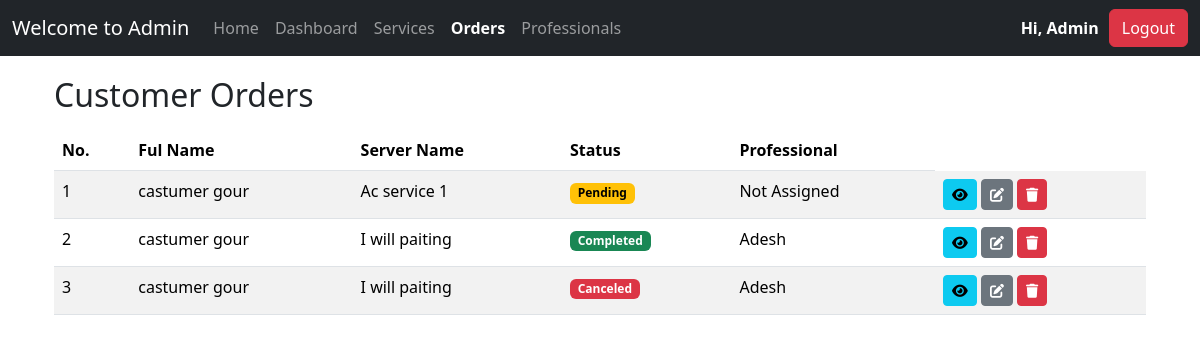
The app's page /admin/orders (signed in) with its own data.
### app/models.py (models this page shows)
class AdminModel(db.Model, UserMixin):
    id = db.Column(TEXT, primary_key=True, default=lambda: str(uuid.uuid4()), unique=True, nullable=False)
    first_name = db.Column(db.String(50), nullable=False)
    last_name = db.Column(db.String(50), nullable=False)
    email = db.Column(db.String(120), unique=True, nullable=False)
    password = db.Column(db.String(128), nullable=False)
    role = db.Column(db.Enum(UserRole), default=UserRole.ADMIN, nullable=False)

class CustomerRequestModel(db.Model):
    id = db.Column(db.Text, primary_key=True, default=lambda: str(uuid.uuid4()), unique=True, nullable=False)
    customer_id = db.Column(db.Text, db.ForeignKey("customer_model.id"), nullable=False)
    service_id = db.Column(db.Integer, db.ForeignKey("service_model.id"), nullable=False)
    professional_id = db.Column(db.Text, db.ForeignKey("professional_model.id"), nullable=True)
    status = db.Column(db.String(20), default="Pending", nullable=False)
    requested_date = db.Column(db.DateTime, default=datetime.utcnow, nullable=False)
    preferred_date = db.Column(db.Date, nullable=True)
    preferred_time = db.Column(db.String(50), nullable=True)
    additional_notes = db.Column(db.Text, nullable=True)
    address = db.Column(db.Text, nullable=False)
    rating = db.Column(db.Float, nullable=True)
    customer = db.relationship("CustomerModel", backref="requests", lazy=True)
    service = db.relationship("ServiceModel", backref="requests", lazy=True)
    professional = db.relationship("ProfessionalModel", backref="requests", lazy=True)

class CustomerModel(db.Model, UserMixin):
        id = db.Column(TEXT, primary_key=True, default=lambda: str(uuid.uuid4()), unique=True, nullable=False)
        first_name = db.Column(db.String(50), nullable=False)
        last_name = db.Column(db.String(50), nullable=False)
        gender = db.Column(db.String(10), nullable=False)
        email=db.Column(db.String(120), unique=True, nullable=False)
        password = db.Column(db.String(128), nullable=False)
        address = db.Column(db.Text, nullable=False)
        pin_code = db.Column(db.String(10), nullable=False)
        created_at = db.Column(db.DateTime(timezone=True), default=func.now())
        role=db.Column(db.Enum(UserRole), default=UserRole.CUSTOMER, nullable=False)

class ServiceModel(db.Model):
    id = db.Column(db.Integer, primary_key=True)
    name = db.Column(db.String(100), nullable=False)
    price = db.Column(db.Float, nullable=False)
    description = db.Column(db.Text, nullable=False)
    time_required = db.Column(db.String(50), nullable=False)
    category = db.Column(db.String(50), nullable=False)

class ProfessionalModel(db.Model, UserMixin):
        id = db.Column(TEXT, primary_key=True, default=lambda: str(uuid.uuid4()), unique=True, nullable=False)
        first_name = db.Column(db.String(50), nullable=False)
        last_name = db.Column(db.String(50), nullable=False)
        gender = db.Column(db.String(10), nullable=False)
        email=db.Column(db.String(120), unique=True, nullable=False)
        phone_no = db.Column(db.String(15), nullable=False)
        password = db.Column(db.String(128), nullable=False)
        service_name = db.Column(db.String(100), nullable=False)
        experience = db.Column(db.Integer, nullable=False)
        document = db.Column(db.String(200), nullable=True)
        address = db.Column(db.Text, nullable=False)
        pin_code = db.Column(db.String(10), nullable=False)
        is_active = db.Column(db.Boolean, default=True, nullable=False)
        created_at = db.Column(db.DateTime(timezone=True), default=func.now())
        rating = db.Column(db.Float, default=0.0, nullable=True)
        verified = db.Column(db.Boolean, default=False, nullable=False)
        role=db.Column(db.Enum(UserRole), default=UserRole.PROFESSIONAL, nullable=False)

### app/views/admin.py (the view)
@admin.route("orders", methods=["GET"])
@admin_only
def orders():
    requests = CustomerRequestModel.query.all()
    return render_template("admin/orders.html", requests=requests)

### app/__init__.py (called while the page is built)
def get_profile_url():
    from .models import UserRole
    if current_user.is_authenticated:
        if current_user.role == UserRole.CUSTOMER:
            return url_for('customer.profile')
        elif current_user.role == UserRole.PROFESSIONAL:
            return url_for('professional.profile')
        elif current_user.role == UserRole.ADMIN:
            return url_for('admin.dashboard')
    return url_for('auth.login')

### app/templates/admin/orders.html (shortened to what this page needs)
{% extends "base.html" %}
{%block content%}
<div class="container">
        <h2>Customer Orders</h2>
        <table class="table table-striped my-3">
            <thead>
              <tr>
                <th scope="col">No.</th>
                <th scope="col">Ful Name</th>
                <th scope="col">Server Name</th>
                <th scope="col">Status</th>
                <th scope="col">Professional</th>
              </tr>
            </thead>
            <tbody>
                {% for req in requests %}
                <tr>
                    <td>{{ loop.index }}</td>
                    <td>{{ req.customer.first_name }} {{ req.customer.last_name }}</td>
                    <td>{{ req.service.name }}</td>
                    <td>
                        {%if req.status=="Pending"%}
                            <span class="badge text-bg-warning">{{ req.status }}</span>
                        {%elif req.status=="Accepted"%}
                            <span class="badge text-bg-info">{{ req.status }}</span>
                        {%elif req.status=="Canceled"%}
                            <span class="badge text-bg-danger">{{ req.status }}</span>
                        {%else%}
                            <span class="badge text-bg-success">{{ req.status }}</span>
                        {%endif%}
                    </td>
                    <td>{{ req.professional.first_name if req.professional else 'Not Assigned' }}</td>
                    <td>
                        <a href="" class="btn btn-info btn-sm">
                            <i class="fa-solid fa-eye"></i>
                        </a>
                        <a href="{{ url_for('admin.update_request', request_id=req.id) }}" class="btn btn-secondary btn-sm">
                            <i class="fa-solid fa-pen-to-square""></i>
                        </a>
                        <form action="{{ url_for('admin.delete_request', request_id=req.id) }}" method="POST" style="display:inline;">
                            <button type="submit" class="btn btn-danger btn-sm"><i class="fa-solid fa-trash"></i> </button>
                        </form>
                    </td>
                </tr>
                {% endfor %}
            </tbody>
     </table>
</div>
{% endblock %}

### app/templates/base.html (shortened to what this page needs)
<!DOCTYPE html>
<html lang="en">
    <link
      href="https://cdn.jsdelivr.net/npm/bootstrap@5.3.3/dist/css/bootstrap.min.css"
      rel="stylesheet"
    />
    <link rel="stylesheet" href="https://cdnjs.cloudflare.com/ajax/libs/font-awesome/6.0.0/css/all.min.css">
    <link rel="stylesheet" href="{{ url_for('static', filename='css/style.css') }}">
  </head>
  <body>
    <nav class="navbar navbar-expand-lg navbar-dark bg-dark">
      <div class="container-fluid">
        <a class="navbar-brand" href="{{url_for('public.home')}}">
          {%if current_user.is_authenticated and current_user.role.value=='Admin'%}
              Welcome to Admin
          {%elif current_user.is_authenticated and current_user.role.value=='Professional'%}
              Welcome to Professional
          {%else%}
              Welcome to Customer
          {%endif%}
        </a>
        <div class="collapse navbar-collapse" id="navbarSupportedContent">
          <ul class="navbar-nav me-auto mb-2 mb-lg-0">
            <li class="nav-item">
              <a class="nav-link {% if request.endpoint == 'public.home' %}active fw-semibold{% endif %}" aria-current="page" href="{{url_for('public.home')}}">Home</a>
            </li>
           {%if current_user.is_authenticated and current_user.role.value=='Admin'%}
           <li class="nav-item">
            <a class="nav-link {% if request.endpoint == 'admin.dashboard' %}active fw-semibold{% endif %}" href="{{url_for('admin.dashboard')}}">Dashboard</a>
          </li>
              <li class="nav-item">
                <a class="nav-link {% if request.endpoint == 'admin.services' %}active fw-semibold{% endif %}" href="{{url_for('admin.services')}}">Services</a>
              </li>
              <li class="nav-item">
                <a class="nav-link {% if request.endpoint == 'admin.orders' %}active fw-semibold{% endif %}" href="{{url_for('admin.orders')}}">Orders</a>
              </li>
              <li class="nav-item">
                <a class="nav-link {% if request.endpoint == 'admin.professionals' %}active fw-semibold{% endif %}" href="{{url_for('admin.professionals')}}">Professionals</a>
              </li>
            {%endif%}
          </ul>
            {%if current_user.is_authenticated %}
               <div class="log-user-box">
                  <a class="nav-link profile" href="{{get_profile_url()}}">Hi, {{current_user.first_name.capitalize()}}</a>
                  <button type="button" class="btn btn-danger">
                    <a class="nav-link" href="{{url_for('auth.logout')}}">Logout</a>
                  </button>
               </div>
            {%endif%}
        </div>
      </div>
    </nav>
    <div class="container">{%block content %} {%endblock %}</div>
  </body>
</html>

### app/static/css/style.css (style rules this page uses)
.fa-solid { cursor: pointer; }
.log-user-box { color: #fff; font-weight: 600; display: flex; align-items: center; }
.profile { margin-right: 10px; }

### records on screen
AdminModel: first_name "Admin"
CustomerRequestModel: customer.first_name "castumer", customer.last_name "gour", service.name "Ac service 1", status "Pending", professional "Not Assigned"
CustomerRequestModel: customer.first_name "castumer", customer.last_name "gour", service.name "I will paiting", status "Completed", professional "Adesh"
CustomerRequestModel: customer.first_name "castumer", customer.last_name "gour", service.name "I will paiting", status "Canceled", professional "Adesh"
